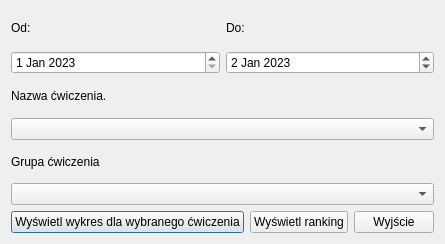
<?xml version="1.0" encoding="UTF-8"?>
<ui version="4.0">
 <class>chartsOption</class>
 <widget class="QDialog" name="chartsOption">
  <property name="geometry">
   <rect>
    <x>0</x>
    <y>0</y>
    <width>441</width>
    <height>244</height>
   </rect>
  </property>
  <property name="windowTitle">
   <string>Dialog</string>
  </property>
  <layout class="QVBoxLayout" name="verticalLayout_4" stretch="1,2,1">
   <item>
    <layout class="QHBoxLayout" name="horizontalLayout_2">
     <item>
      <layout class="QVBoxLayout" name="verticalLayout_2">
       <item>
        <widget class="QLabel" name="date1L">
         <property name="text">
          <string>Od:</string>
         </property>
        </widget>
       </item>
       <item>
        <widget class="QDateEdit" name="beginD">
         <property name="dateTime">
          <datetime>
           <hour>0</hour>
           <minute>0</minute>
           <second>0</second>
           <year>2023</year>
           <month>1</month>
           <day>1</day>
          </datetime>
         </property>
        </widget>
       </item>
      </layout>
     </item>
     <item>
      <layout class="QVBoxLayout" name="verticalLayout">
       <item>
        <widget class="QLabel" name="date2L">
         <property name="text">
          <string>Do:</string>
         </property>
        </widget>
       </item>
       <item>
        <widget class="QDateEdit" name="endD">
         <property name="dateTime">
          <datetime>
           <hour>0</hour>
           <minute>0</minute>
           <second>0</second>
           <year>2023</year>
           <month>1</month>
           <day>2</day>
          </datetime>
         </property>
        </widget>
       </item>
      </layout>
     </item>
    </layout>
   </item>
   <item>
    <layout class="QVBoxLayout" name="verticalLayout_3">
     <item>
      <widget class="QLabel" name="Nazwa_cwiczenia_L">
       <property name="text">
        <string>Nazwa ćwiczenia.</string>
       </property>
      </widget>
     </item>
     <item>
      <widget class="QComboBox" name="Name_CB"/>
     </item>
     <item>
      <widget class="QLabel" name="GrupaC_L">
       <property name="text">
        <string>Grupa ćwiczenia</string>
       </property>
      </widget>
     </item>
     <item>
      <widget class="QComboBox" name="GroupEx_CB">
       <property name="contextMenuPolicy">
        <enum>Qt::DefaultContextMenu</enum>
       </property>
      </widget>
     </item>
    </layout>
   </item>
   <item>
    <layout class="QHBoxLayout" name="horizontalLayout" stretch="0,0,0">
     <item>
      <widget class="QPushButton" name="chartB">
       <property name="text">
        <string>Wyświetl wykres dla wybranego ćwiczenia</string>
       </property>
      </widget>
     </item>
     <item>
      <widget class="QPushButton" name="ranking">
       <property name="text">
        <string>Wyświetl ranking</string>
       </property>
      </widget>
     </item>
     <item>
      <widget class="QPushButton" name="pushButton">
       <property name="text">
        <string>Wyjście</string>
       </property>
      </widget>
     </item>
    </layout>
   </item>
  </layout>
 </widget>
 <resources/>
 <connections/>
</ui>
